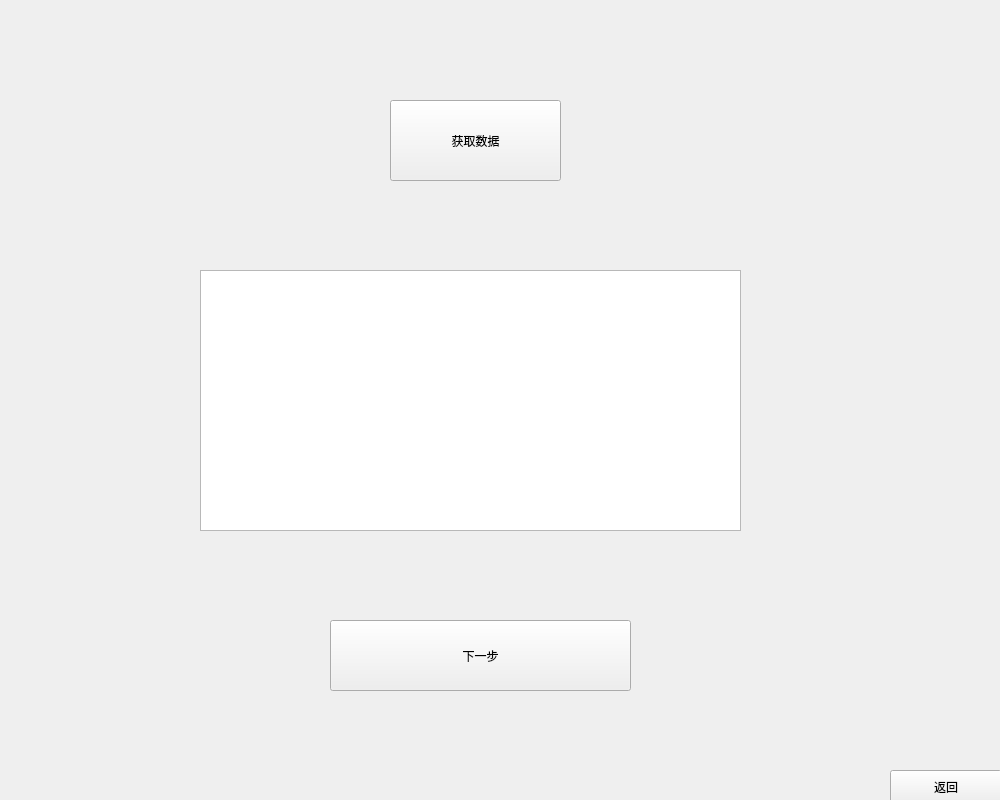
<?xml version="1.0" encoding="UTF-8"?>
<ui version="4.0">
 <class>insert2</class>
 <widget class="QWidget" name="insert2">
  <property name="geometry">
   <rect>
    <x>0</x>
    <y>0</y>
    <width>1000</width>
    <height>800</height>
   </rect>
  </property>
  <property name="windowTitle">
   <string>Form</string>
  </property>
  <widget class="QPushButton" name="pushButton">
   <property name="geometry">
    <rect>
     <x>890</x>
     <y>770</y>
     <width>112</width>
     <height>34</height>
    </rect>
   </property>
   <property name="styleSheet">
    <string notr="true">QPushButton:hover{
	
	background-color: qradialgradient(spread:reflect, cx:0.24214, cy:0.864, radius:2, fx:0, fy:1, stop:0.0438596 rgba(242, 165, 194, 255), stop:0.311404 rgba(182, 146, 167, 255), stop:0.574561 rgba(113, 155, 166, 241), stop:0.872807 rgba(150, 106, 161, 255));
}</string>
   </property>
   <property name="text">
    <string>返回</string>
   </property>
  </widget>
  <widget class="QPushButton" name="pushButton_2">
   <property name="geometry">
    <rect>
     <x>330</x>
     <y>620</y>
     <width>301</width>
     <height>71</height>
    </rect>
   </property>
   <property name="styleSheet">
    <string notr="true">QPushButton:hover{
	
	background-color: qradialgradient(spread:reflect, cx:0.24214, cy:0.864, radius:2, fx:0, fy:1, stop:0.0438596 rgba(242, 165, 194, 255), stop:0.311404 rgba(182, 146, 167, 255), stop:0.574561 rgba(113, 155, 166, 241), stop:0.872807 rgba(150, 106, 161, 255));
}</string>
   </property>
   <property name="text">
    <string>下一步</string>
   </property>
  </widget>
  <widget class="QPushButton" name="pushButton_3">
   <property name="geometry">
    <rect>
     <x>390</x>
     <y>100</y>
     <width>171</width>
     <height>81</height>
    </rect>
   </property>
   <property name="styleSheet">
    <string notr="true">QPushButton:hover{
	
	background-color: qradialgradient(spread:reflect, cx:0.24214, cy:0.864, radius:2, fx:0, fy:1, stop:0.0438596 rgba(242, 165, 194, 255), stop:0.311404 rgba(182, 146, 167, 255), stop:0.574561 rgba(113, 155, 166, 241), stop:0.872807 rgba(150, 106, 161, 255));
}</string>
   </property>
   <property name="text">
    <string>获取数据</string>
   </property>
  </widget>
  <widget class="QTextBrowser" name="textBrowser">
   <property name="geometry">
    <rect>
     <x>200</x>
     <y>270</y>
     <width>541</width>
     <height>261</height>
    </rect>
   </property>
  </widget>
 </widget>
 <resources/>
 <connections/>
</ui>
